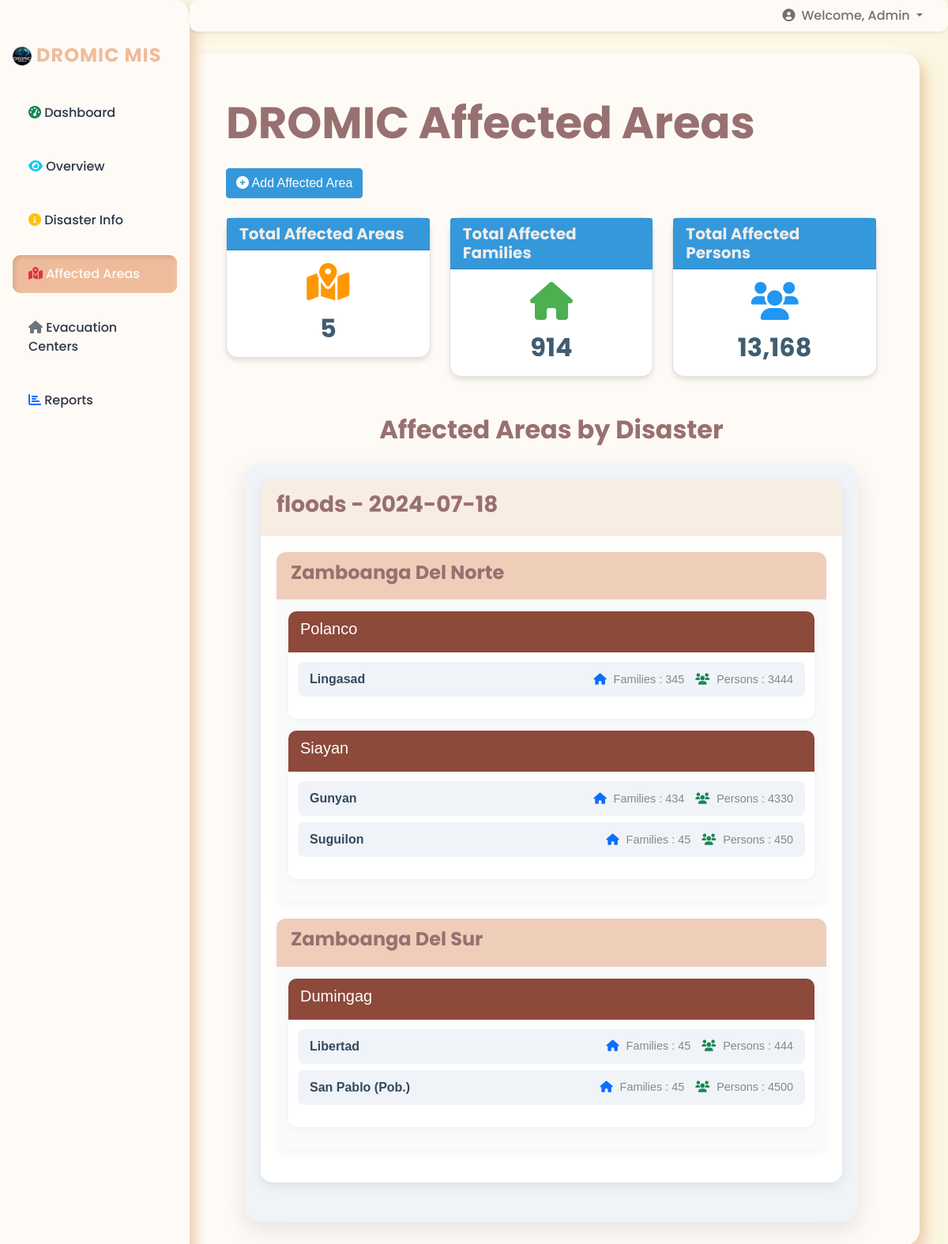
Page /affected-areas/ on the committed database.
### core/models.py (models this page shows, shortened)
class Disaster(models.Model):
    name = models.CharField(max_length=255)
    description = models.TextField()
    date_occurred = models.DateField()
    def __str__(self):
        return f"{self.name} - {self.date_occurred:%Y-%m-%d}"

class Province(models.Model):
    code = models.CharField(max_length=20, unique=True)
    name = models.CharField(max_length=255)
    longitude = models.FloatField(null=True, blank=True)
    latitude = models.FloatField(null=True, blank=True)
    def __str__(self):
        return self.name

class Municipality(models.Model):
    code = models.CharField(max_length=20, unique=True)
    name = models.CharField(max_length=255)
    province = models.ForeignKey(Province, related_name='municipalities', on_delete=models.CASCADE)
    longitude = models.FloatField(null=True, blank=True)
    latitude = models.FloatField(null=True, blank=True)
    def __str__(self):
        return self.name

class AffectedArea(models.Model):
    disaster = models.ForeignKey(Disaster, on_delete=models.CASCADE)
    province = models.ForeignKey(Province, on_delete=models.CASCADE)
    municipality = models.ForeignKey(Municipality, on_delete=models.CASCADE)
    barangay = models.ForeignKey(Barangay, on_delete=models.CASCADE, blank=True, null=True)
    affected_families = models.IntegerField()
    affected_persons = models.IntegerField()

class Barangay(models.Model):
    code = models.CharField(max_length=20, unique=True)
    name = models.CharField(max_length=255)
    municipality = models.ForeignKey(Municipality, related_name='barangays', on_delete=models.CASCADE)
    longitude = models.FloatField(null=True, blank=True)
    latitude = models.FloatField(null=True, blank=True)

### core/views.py (the view)
# urls.py: path('affected-areas/', views.affected_area_list, name='affected_area_list'),
def affected_area_list(request):
    affected_areas = AffectedArea.objects.all()
    disasters = Disaster.objects.all()
    provinces = Province.objects.all()
    context = {
        'affected_areas': affected_areas,
        'disasters': disasters,
        'provinces': provinces,
        'total_affected_areas': affected_areas.count(),
        'total_affected_families': sum(area.affected_families for area in affected_areas),
        'total_affected_persons': sum(area.affected_persons for area in affected_areas),
    }
    return render(request, 'core/affected_area.html', context)

### core/templates/core/affected_area.html (shortened to what this page needs)
{% extends 'base.html' %}
{% load static %}
{% load humanize %}
{% block content %}
<div class="container-fluid mt-4">
    <h1 class="display-4 mb-4">DROMIC Affected Areas</h1>
    <button class="btn btn-primary mb-4" data-bs-toggle="modal" data-bs-target="#addAffectedAreaModal">
        <i class="fas fa-plus-circle"></i> Add Affected Area
    </button>
    <div class="row">
        <div class="col-md-4 mb-4">
            <div class="card dashboard-card">
                <div class="card-header dashboard-card-header">
                    <h5 class="card-title mb-0">Total Affected Areas</h5>
                </div>
                <div class="card-body text-center">
                    <i class="fas fa-map-marked-alt dashboard-icon mb-3" style="color: #FF9800;"></i>
                    <h2 class="card-text">{{ total_affected_areas|intcomma }}</h2>
                </div>
            </div>
        </div>
        <div class="col-md-4 mb-4">
            <div class="card dashboard-card">
                <div class="card-header dashboard-card-header">
                    <h5 class="card-title mb-0">Total Affected Families</h5>
                </div>
                <div class="card-body text-center">
                    <i class="fas fa-home dashboard-icon mb-3" style="color: #4CAF50;"></i>
                    <h2 class="card-text">{{ total_affected_families|intcomma }}</h2>
                </div>
            </div>
        </div>
        <div class="col-md-4 mb-4">
            <div class="card dashboard-card">
                <div class="card-header dashboard-card-header">
                    <h5 class="card-title mb-0">Total Affected Persons</h5>
                </div>
                <div class="card-body text-center">
                    <i class="fas fa-users dashboard-icon mb-3" style="color: #2196F3;"></i>
                    <h2 class="card-text">{{ total_affected_persons|intcomma }}</h2>
                </div>
            </div>
        </div>
    </div>
    <div class="container-fluid mt-4">
    <h2 class="mb-4 text-center">Affected Areas by Disaster</h2>
    <div class="disaster-container">
        {% regroup affected_areas|dictsort:"disaster.name" by disaster as disaster_list %}
        {% for disaster in disaster_list %}
            <div class="disaster-card">
                <div class="disaster-header">
                    <h3>{{ disaster.grouper }}</h3>
                </div>
                <div class="disaster-body ">
                    {% regroup disaster.list|dictsort:"province.name" by province as province_list %}
                    {% for province in province_list %}
                        <div class="province-card">
                            <div class="province-header">
                                <h4>{{ province.grouper }}</h4>
                            </div>
                            <div class="province-body">
                                {% regroup province.list|dictsort:"municipality.name" by municipality as municipality_list %}
                                {% for municipality in municipality_list %}
                                    <div class="municipality-card">
                                        <div class="municipality-header">
                                            <h5>{{ municipality.grouper }}</h5>
                                        </div>
                                        <div class="municipality-body">
                                            <ul class="barangay-list">
                                                {% for area in municipality.list|dictsort:"barangay.name" %}
                                                    <li class="barangay-item">
                                                        <span class="barangay-name">{{ area.barangay.name }}</span>
                                                        <span class="affected-count">
                                                            <i class="fas fa-home text-primary"></i> Families : {{ area.affected_families }}
                                                            <i class="fas fa-users text-success"></i> Persons : {{ area.affected_persons }}                                                        </span>
                                                    </li>
                                                {% endfor %}
                                            </ul>
                                        </div>
                                    </div>
                                {% endfor %}
                            </div>
                        </div>
                    {% endfor %}
                </div>
            </div>
        {% endfor %}
    </div>
</div>
{% endblock %}

### static/css/styles.css (style rules this page uses)
:root { --primary-color: #FEFBF6; --secondary-color: #FEFBF6; --accent-color: #EFBC9B; --text-color: #2F3645; --shadow-light: #FEFBF6; --shadow-dark: #ECCEAE; }
body { font-family: 'Ubuntu', sans-serif; background-color: var(--primary-color); color: var(--text-color); }

### core/templates/base.html (style rules this page uses)
body { background-color: #FBF6E2; }
h1, h2, h3, h4, h6 { font-family: 'Poppins', sans-serif; font-weight: 700; color: #987070; }
.display-4 { font-family: 'Poppins', sans-serif; font-weight: 700; color: #987070; }
.card-title { font-family: 'Poppins', sans-serif; font-weight: 700; color: #EEEDEB; }
.card-text { font-family: 'Poppins', sans-serif; font-weight: 700; color: #405D72; text-transform: capitalize; }

### core/templates/core/affected_area.html (style rules this page uses)
.dashboard-card { border-radius: 15px; box-shadow: 0 4px 6px rgba(0, 0, 0, 0.1); transition: transform 0.3s; }
.dashboard-card-header { background-color: #3498db; color: white; border-top-left-radius: 15px; border-top-right-radius: 15px; }
.dashboard-icon { font-size: 3rem; color: #3498db; }
.btn-primary { background-color: #3498db; border-color: #3498db; }
.disaster-container { background-color: #f0f4f8; padding: 20px; border-radius: 20px; box-shadow: 0 10px 30px rgba(0, 0, 0, 0.1); }
.disaster-card { background-color: #ffffff; border-radius: 15px; box-shadow: 0 5px 15px rgba(0, 0, 0, 0.08); margin-bottom: 30px; overflow: hidden; transition: transform 0.3s ease, box-shadow 0.3s ease; }
.disaster-header { background-color: #F8EDE3; color: #ffffff; padding: 15px 20px; font-size: 1.4em; }
.disaster-body { padding: 20px; }
.province-card { background-color: #f8fafc; border-radius: 12px; box-shadow: 0 3px 10px rgba(0, 0, 0, 0.05); margin-bottom: 20px; overflow: hidden; }
.province-header { background-color: #EECEB9; color: #ffffff; padding: 12px 18px; font-size: 1.2em; }
.province-body { padding: 15px; }
.municipality-card { background-color: #ffffff; border-radius: 10px; box-shadow: 0 2px 8px rgba(0, 0, 0, 0.04); margin-bottom: 15px; overflow: hidden; }
.municipality-header { background-color: #8D493A; color: #ffffff; padding: 10px 15px; font-size: 1.1em; }
.municipality-body { padding: 12px; }
.barangay-list { list-style-type: none; padding: 0; }
.barangay-item { display: flex; justify-content: space-between; align-items: center; padding: 10px 15px; margin-bottom: 8px; background-color: #f0f4f8; border-radius: 8px; transition: background-color 0.2s ease; }
.barangay-name { font-weight: bold; color: #34495e; }
.affected-count { font-size: 0.9em; color: #7f8c8d; }
.affected-count i { margin-right: 5px; margin-left: 10px; }
.disaster-card, .province-card, .municipality-card { animation: fadeIn 0.5s ease-out forwards; }

### rows in the picture
Disaster: grouper "floods - 2024-07-18"
Province: grouper "Zamboanga Del Norte"
Municipality: grouper "Polanco"
AffectedArea: barangay.name "Lingasad", affected_families "345", affected_persons "3444"
Municipality: grouper "Siayan"
AffectedArea: barangay.name "Gunyan", affected_families "434", affected_persons "4330"
AffectedArea: barangay.name "Suguilon", affected_families "45", affected_persons "450"
Province: grouper "Zamboanga Del Sur"
Municipality: grouper "Dumingag"
AffectedArea: barangay.name "Libertad", affected_families "45", affected_persons "444"
AffectedArea: barangay.name "San Pablo (Pob.)", affected_families "45", affected_persons "4500"

### other values in the picture
{{ total_affected_areas|intcomma }} "5"
{{ total_affected_families|intcomma }} "914"
{{ total_affected_persons|intcomma }} "13,168"
